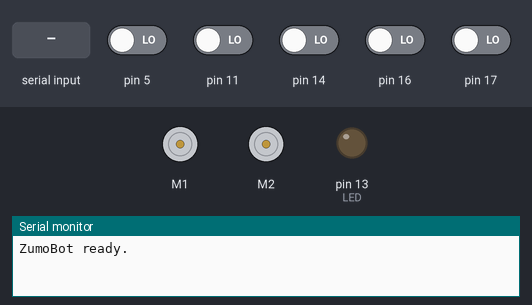
Bench run of a sketch on a simulated Arduino Uno, built with avr-gcc and run on an emulated ATmega328P. On the bench: 2 × DC motor (green arrow = forward, orange = backward, longer = faster), output pins drawn as LEDs (lit = HIGH), the last lines printed to the serial monitor. The inputs (shaded band) are chosen by the test bench; at power-on: pin 5, pin 11, pin 14, pin 16, pin 17 LOW.

Above: at 1.2 s.
1.3 s: pin 5 driven HIGH
At 1.65 s:
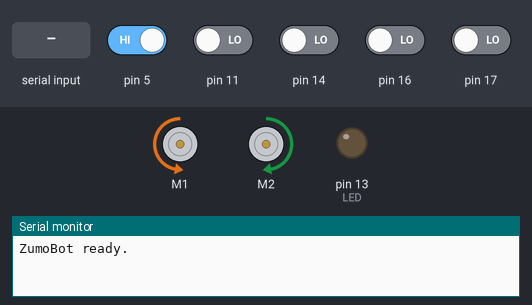
10.3 s: pin 5 driven LOW
At 10.6 s:
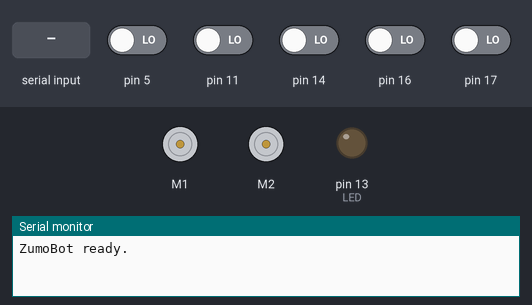
11.8 s: "R" received over the second serial link
At 12.8 s:
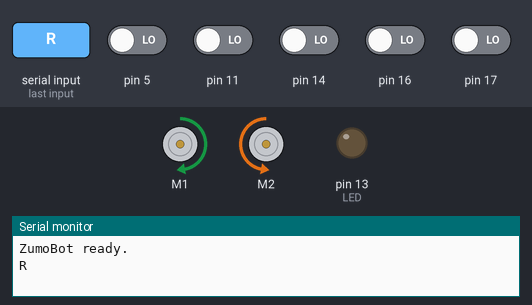
13.3 s: "V" received over the second serial link
At 13.9 s:
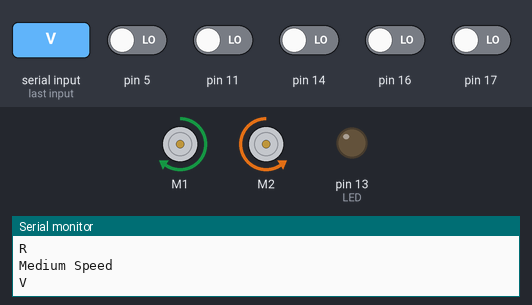
Timing chart, 0 to 15.8 s (numbered marks = the images above; inputs shaded):
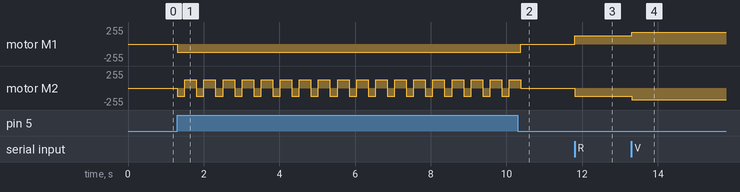

The sketch:

ZumoBot_Arduino.ino
```cpp
/*******************************************************************
  Developer -- Mandy Wells
  Course ----- EECE 3624
  Project ---- ZumoBot Final Project

  Controls the Zumo robot using Bluetooth commands from the ReadyAVR.
  The reflectance sensors override movement commands when a boundary
  is detected.
*******************************************************************/
#include <Wire.h>
#include <ZumoShield.h>
#include <SoftwareSerial.h>

#define LED 13

// Boundary detection
#define QTR_THRESHOLD  1500

// Motor speeds
#define REVERSE_SPEED     200
#define TURN_SPEED        200
#define FORWARD_SPEED     200

// Motor movement durations
#define REVERSE_DURATION  200
#define TURN_DURATION     300

// Number of reflectance sensors
#define NUM_SENSORS 6

// HC-05 Bluetooth connection
// Arduino pin 2 = RX
// Arduino pin 4 = TX (not physically connected)
SoftwareSerial bluetooth(2, 4);

// Zumo components
ZumoMotors motors;
Pushbutton button(ZUMO_BUTTON);
ZumoReflectanceSensorArray sensors(QTR_NO_EMITTER_PIN);

unsigned int sensor_values[NUM_SENSORS];
unsigned char incomingByte;

int speedMode = 0;
int currentSpeed = 200;

// Stores the current movement command
char currentCommand = 'S';

// Read a command from Bluetooth
void readBluetooth(){
  if(bluetooth.available()){
    incomingByte = (unsigned char) bluetooth.read();

    switch(incomingByte){
      case 'F':
        currentCommand = 'F';
        break;

      case 'B':
        currentCommand = 'B';
        break;

      case 'L':
        currentCommand = 'L';
        break;

      case 'R':
        currentCommand = 'R';
        break;

      case 'S':
        currentCommand = 'S';
        break;

      case 'V':
        speedMode++;

        if(speedMode > 2){
          speedMode = 0;
        }

        if(speedMode == 0){
          currentSpeed = 200;
          Serial.println("Slow Speed");
        }
        else if(speedMode == 1){
          currentSpeed = 275;
          Serial.println("Medium Speed");
        }
        else{
          currentSpeed = 350;
          Serial.println("Fast Speed");
        }
        break;

      default: break;
    }

    // Display the received command for debugging
    Serial.write(incomingByte);
    Serial.println();
  }
}


// Reverse and turn away from the detected boundary
void escapeBoundary(bool leftEdge){
  // Reverse away from the boundary
  motors.setSpeeds(-REVERSE_SPEED, -REVERSE_SPEED);
  delay(REVERSE_DURATION);

  if (leftEdge){
    // Left sensor detects boundary, turn right
    motors.setSpeeds(TURN_SPEED, -TURN_SPEED);
  }
  else{
    // Right sensor detects boundary, turn left
    motors.setSpeeds(-TURN_SPEED, TURN_SPEED);
  }

  delay(TURN_DURATION);

  // Stop after escaping the boundary
  currentCommand = 'S';
  motors.setSpeeds(0, 0);
}


// Check the reflectance sensors for a boundary
bool checkBoundary(){
  sensors.read(sensor_values);

  // Leftmost sensor detects boundary
  if(sensor_values[0] > QTR_THRESHOLD){
    escapeBoundary(true);
    return true;
  }
  // Rightmost sensor detects boundary
  else if(sensor_values[5] > QTR_THRESHOLD){
    escapeBoundary(false);
    return true;
  }

  return false;
}


// Perform the current movement command
void moveRobot(){
  switch(currentCommand){
    case 'F':
      motors.setSpeeds(currentSpeed, currentSpeed);
      break;

    case 'B':
      motors.setSpeeds(-currentSpeed, -currentSpeed);
      break;

    case 'L':
      motors.setSpeeds(-currentSpeed, currentSpeed);
      break;

    case 'R':
      motors.setSpeeds(currentSpeed, -currentSpeed);
      break;

    case 'S':
      motors.setSpeeds(0, 0);
      break;
  }
}


void setup(){
  pinMode(LED, OUTPUT);
  Serial.begin(9600);

  // Start the HC-05 Bluetooth connection
  bluetooth.begin(9600);

  // Keep the robot stopped until it receives a command
  motors.setSpeeds(0, 0);

  Serial.println("ZumoBot ready.");
}


void loop(){
  // Check for new Bluetooth commands
  readBluetooth();

  // Boundary detection takes priority over movement
  if(!checkBoundary()){
    moveRobot();
  }
}
```

Measured:
- after the input at 1.3 s, motor M1: stopped → backward 127/255 at once; motor M2: alternates forward 127/255 for 0.30 s and backward 127/255 for 0.20 s, starting at once
- after the input at 10.3 s, motor M1: backward 127/255 → stopped after 0.08 s
- after the input at 11.8 s, motor M1: stopped → forward 127/255 at once; motor M2: stopped → backward 127/255 at once
- after the input at 13.3 s, motor M1: forward 127/255 → forward 175/255 at once; motor M2: backward 127/255 → backward 175/255 at once
